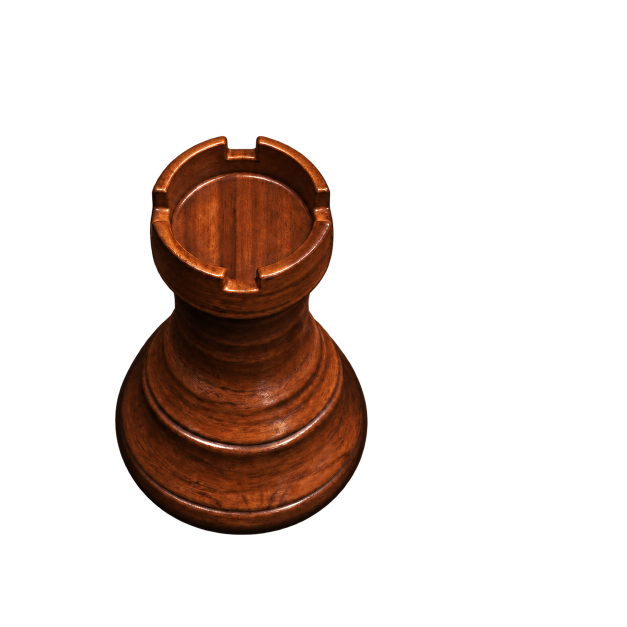
#> input picture assets/rook/ref.png, 1254 x 1254 px, found by its file name (shown at 1/2 size)
$ python prepare_grain_tile.py
#> lines starting #> are read from the running program, lines starting #| are printed output that depends on the picture
### scripts/queen/image_math.py
"""Small NumPy image helpers shared by ordinary Python and Blender."""
import numpy as np

def blur(a,r=3,passes=3):
    a=a.astype(np.float64)
    for _ in range(passes):
        for axis in (0,1):
            pad=[(0,0)]*a.ndim;pad[axis]=(r,r);b=np.pad(a,pad,mode='edge')
            zero_shape=list(b.shape);zero_shape[axis]=1
            c=np.concatenate([np.zeros(zero_shape),np.cumsum(b,axis=axis)],axis=axis)
            hi=[slice(None)]*a.ndim;lo=hi.copy();hi[axis]=slice(2*r+1,None);lo[axis]=slice(None,-(2*r+1))
            a=(c[tuple(hi)]-c[tuple(lo)])/(2*r+1)
    return a.astype(np.float32)

### scripts/knight/prepare_grain_tile.py
"""Extract only local grain variation from a quiet area of the knight pedestal."""
from pathlib import Path
import hashlib
import json
import sys

import numpy as np
from PIL import Image

ROOT = Path(__file__).resolve().parents[2]
sys.path.insert(0, str(ROOT/"scripts/queen"))
from image_math import blur

OUT = ROOT/"build/knight-mission/material-observations"
OUT.mkdir(parents=True,exist_ok=True)
reference = ROOT/"assets/knight/ref.png"
image = np.asarray(Image.open(reference).convert("RGBA"), dtype=np.float32) / 255
# Inside the carved base, away from the upper collar, foot seam and rim.
box = (350, 888, 604, 963)
x0,y0,x1,y1 = box
tile = image[y0:y1,x0:x1,:3]
assert np.quantile(image[y0:y1,x0:x1,3],.01) > .75
linear = np.where(tile<=.04045, tile/12.92, ((tile+.055)/1.055)**2.4)
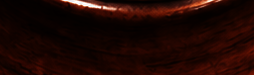
#> linear: shape (75, 254, 3) float32; mean R, G, B 0.124, 0.0315, 0.015
log = np.log(.003+linear @ np.array([.2126,.7152,.0722], dtype=np.float32))
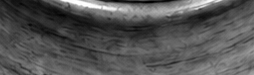
#> log: shape (75, 254) float32; min -5.01, max 0.003, mean -3.34; drawn with min black and max white
variation = np.clip(log-blur(log,10,3), -.65, .50)
#> after the loop in blur, `for _ in range(passes):`:
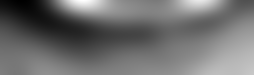
#> a: shape (75, 254) float64; min -4.39, max -1.97, mean -3.33; drawn with min black and max white
#> after the loop in blur, `for _ in range(passes):`:
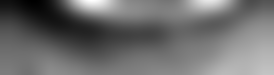
#> b: shape (75, 274) float64; min -4.41, max -1.89, mean -3.33; drawn with min black and max white
# Reflecting a small measured patch removes seams at both repeat boundaries.
variation = np.concatenate((variation,variation[:,::-1]), axis=1)
#> variation: shape (75, 508) float32
variation = np.concatenate((variation,variation[::-1]), axis=0)
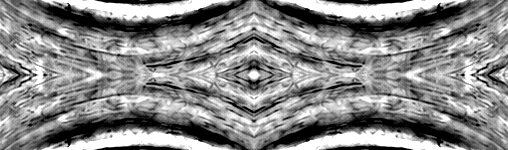
#> variation: shape (150, 508) float32; min -0.65, max 0.5, mean -0.0362; drawn with min black and max white
base = np.array([.11,.031,.0085],dtype=np.float32)
pigment = base*np.exp(variation[:,:,None]*1.2)
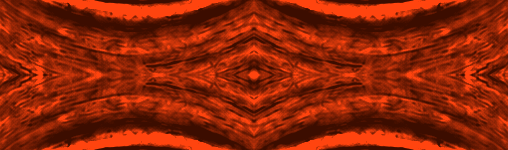
#> pigment: shape (150, 508, 3) float32; mean of channels 0, 1, 2 0.114, 0.0321, 0.00879; drawn with min black and max white
srgb = np.where(pigment<=.0031308, 12.92*pigment,1.055*pigment**(1/2.4)-.055)
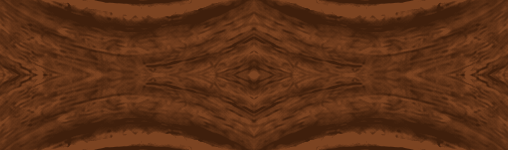
#> srgb: shape (150, 508, 3) float32; mean of channels 0, 1, 2 0.364, 0.192, 0.0891; drawn as R, G, B
Image.fromarray(np.rint(np.clip(srgb,0,1)*255).astype("uint8")).save(OUT/"continuous-grain.png")
np.save(OUT/"reference-display.npy",image)
(OUT/"tile.json").write_text(json.dumps({"reference_sha256":hashlib.sha256(reference.read_bytes()).hexdigest(),
    "source_box":box,"base_linear_pigment":base.tolist(),"log_detail_bounds":[-.65,.5],
    "method":"Retain bounded local luminance texture after removing broad illumination. Reflect across tile edges and apply to a world-volume wood grain field."},indent=2)+"\n")
